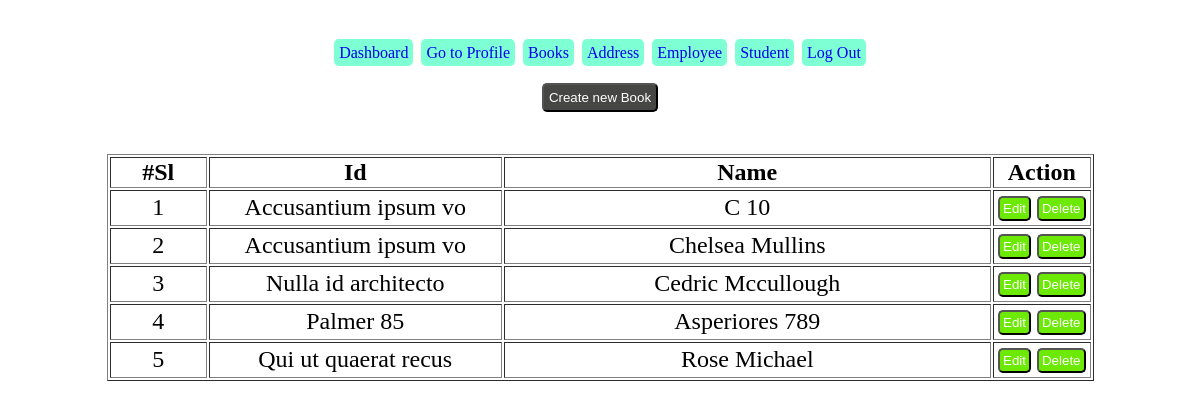
Before: /view/book/list.php (signed in) with the older database file.
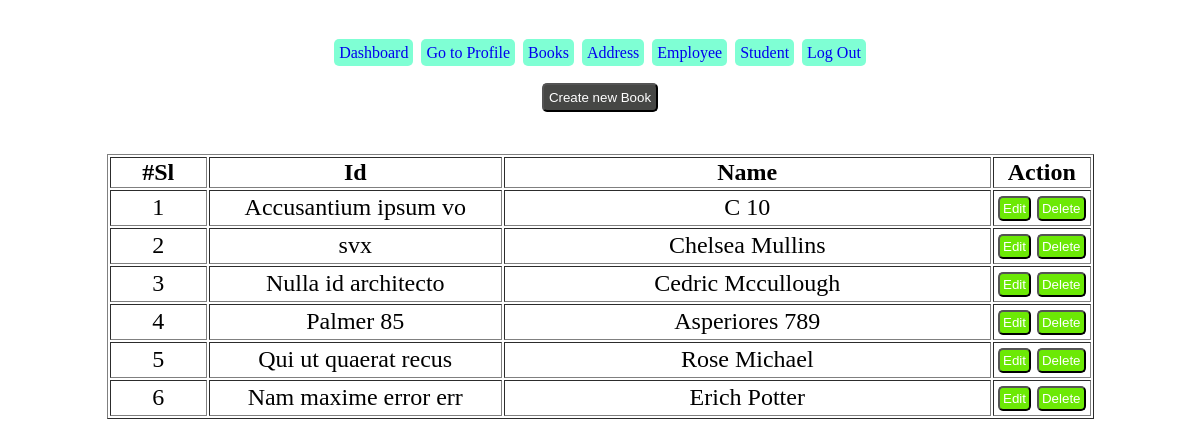
After: the same page with the newer database file.
### tables this page shows
CREATE TABLE `books` (
  `id` int(11) NOT NULL,
  `name` varchar(191) NOT NULL,
  `book_id` varchar(255) DEFAULT NULL
);

### model/bookModel.php (called while the page is built, shortened)
<?php
function getAllBooks(){
    $con = getConnection();
    $sql = "select * from books";
    $result = mysqli_query($con, $sql);
    return $result;
}
?>

### view/book/list.php (the view, shortened to what this page needs)
<!doctype html>
<html lang="en">
<head>
    <link rel="stylesheet" href="../../asset/main.css">
</head>
<body>
<br><br>
<?php
include "../../view/book/menu.php"
?>
<?php
require_once('../../model/bookModel.php');
$books = getAllBooks();
?>
<h4 align="center">
    <form action="../../route/path.php" method="get">
        <button id="a2">Create new Book</button>
    </form>
</h4>
<div class="container">
    <table border="1" align="center">
        <thead>
        <tr>
            <th width="10%">#Sl</th>
            <th width="30%">Id</th>
            <th width="50%">Name</th>
            <th width="10%">Action</th>
        </tr>
        </thead>
        <tbody>
        <?php
        $x = 0;
        while ($row = $books->fetch_array(MYSQLI_ASSOC)) {
            $x++;
            echo
                '<tr>' .
                '<td>' . $x . '</td>' .
                '<td>' . $row['book_id'] . '</td>' .
                '<td>' . $row['name'] . '</td>' .
                '<td>
                        <div style="display: flex">
                            <form action="../../route/path.php?book_id='.$row['id'].'">
                                <input type="hidden" name="book_edit_view" value="' .$row['id'] . '"/>
                                <button id="a3">Edit</button>
                            </form>
                            <form action="../../route/path.php?book_id='.$row['id'].'">
                                <input type="hidden" name="book_delete" value="' . $row['id'] . '"/>
                                <button id="a3">Delete</button>
                            </form>
                        </div>
                    </td>' .
                '</tr>';
        }
        ?>
        </tbody>
    </table>
</div>
</body>
</html>

Changed rows visible on the page:
changed books "Chelsea Mullins": book "Accusantium ipsum vo" → "svx"
added books: book "Nam maxime error err", name "Erich Potter"
